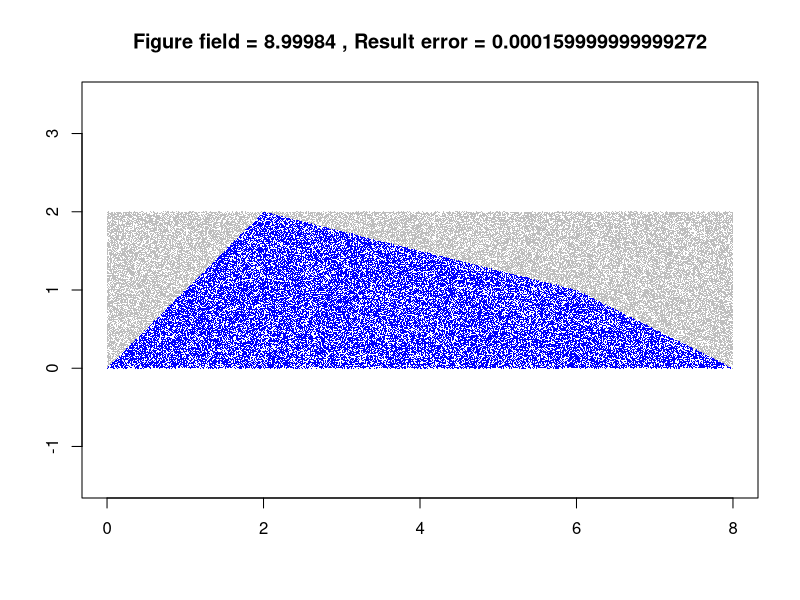

Reproduce this figure in R.
# Title     : Monte Carlo Simulation
# Objective :
# Created by: Adam Talarczyk, Mateusz Wrzol
# Created on: 15.04.2021

figure <- function(runs) {
  xs <- runif(runs, min = 0, max = 8)
  ys <- runif(runs, min = 0, max = 2)

  in.r_triangle <- xs <= 2 & ys <= 2 & ys <= xs
  in.mid_rect <- xs <= 6 & xs >= 2 & ys <= 1
  in.l_triangle <- xs >= 6 &
    xs <= 8 &
    ys <= 1 &
    ys <= (-0.5 * xs + 4)
  in.mid_triangle <- xs >= 2 &
    xs <= 6 &
    ys >= 1 &
    ys <= (-0.25 * xs + 2.5)

  in.all_figures <- in.r_triangle +
    in.mid_rect +
    in.mid_triangle +
    in.l_triangle

  mc_exact_figure_field <- (2 * 2 / 2) + (1 * 4 / 2) + (1 * 2 / 2) + (1 * 4)
  mc_figure_field <- (sum(in.all_figures) / runs) * 16

  mc.error <- abs(mc_exact_figure_field - mc_figure_field)
  plot(xs, ys,
       col = ifelse(in.all_figures, "blue", "grey"),
       xlab = '', ylab = '', asp = 1, pch = '.',
       main = paste("Figure field =", mc_figure_field, ", Result error =", mc.error))
}

figure(100000)